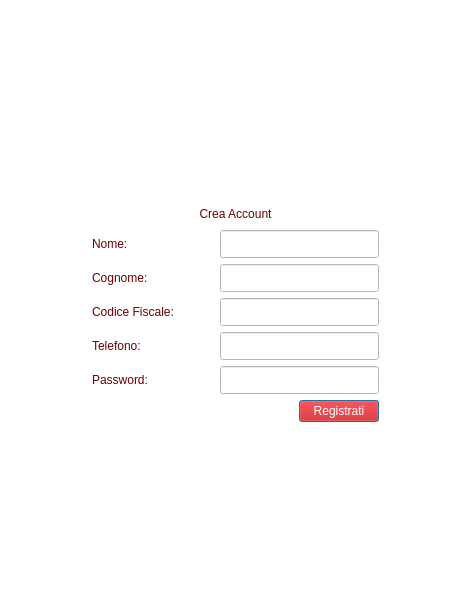
<?xml version="1.0" encoding="UTF-8"?>
<ui version="4.0">
 <class>Dialog</class>
 <widget class="QDialog" name="Dialog">
  <property name="geometry">
   <rect>
    <x>0</x>
    <y>0</y>
    <width>470</width>
    <height>600</height>
   </rect>
  </property>
  <property name="minimumSize">
   <size>
    <width>470</width>
    <height>600</height>
   </size>
  </property>
  <property name="maximumSize">
   <size>
    <width>470</width>
    <height>600</height>
   </size>
  </property>
  <property name="windowTitle">
   <string>Creazione Account</string>
  </property>
  <property name="windowIcon">
   <iconset>
    <normaloff>../../../../Elegant logo.png</normaloff>../../../../Elegant logo.png</iconset>
  </property>
  <property name="styleSheet">
   <string notr="true">background-color: rgb(255,255,255);</string>
  </property>
  <layout class="QGridLayout" name="gridLayout">
   <item row="2" column="0">
    <spacer name="horizontalSpacer_5">
     <property name="orientation">
      <enum>Qt::Horizontal</enum>
     </property>
     <property name="sizeHint" stdset="0">
      <size>
       <width>40</width>
       <height>20</height>
      </size>
     </property>
    </spacer>
   </item>
   <item row="3" column="1">
    <layout class="QHBoxLayout" name="layout_3">
     <item>
      <layout class="QVBoxLayout" name="verticalLayout">
       <item>
        <widget class="QLabel" name="label_2">
         <property name="styleSheet">
          <string notr="true">color: rgb(109,0,0);
font: 20pt &quot;Segoe UI&quot;;</string>
         </property>
         <property name="text">
          <string>Nome:</string>
         </property>
        </widget>
       </item>
       <item>
        <widget class="QLabel" name="label_3">
         <property name="styleSheet">
          <string notr="true">color: rgb(109,0,0);
font: 20pt &quot;Segoe UI&quot;;</string>
         </property>
         <property name="text">
          <string>Cognome:</string>
         </property>
        </widget>
       </item>
       <item>
        <widget class="QLabel" name="label_5">
         <property name="styleSheet">
          <string notr="true">color: rgb(109,0,0);
font: 20pt &quot;Segoe UI&quot;;</string>
         </property>
         <property name="text">
          <string>Codice Fiscale:</string>
         </property>
        </widget>
       </item>
       <item>
        <widget class="QLabel" name="label_7">
         <property name="styleSheet">
          <string notr="true">color: rgb(109,0,0);
font: 20pt &quot;Segoe UI&quot;;</string>
         </property>
         <property name="text">
          <string>Telefono:</string>
         </property>
        </widget>
       </item>
       <item>
        <widget class="QLabel" name="label_6">
         <property name="styleSheet">
          <string notr="true">color: rgb(109,0,0);
font: 20pt &quot;Segoe UI&quot;;</string>
         </property>
         <property name="text">
          <string>Password:</string>
         </property>
        </widget>
       </item>
      </layout>
     </item>
     <item>
      <spacer name="horizontalSpacer_4">
       <property name="orientation">
        <enum>Qt::Horizontal</enum>
       </property>
       <property name="sizeHint" stdset="0">
        <size>
         <width>40</width>
         <height>20</height>
        </size>
       </property>
      </spacer>
     </item>
     <item>
      <layout class="QVBoxLayout" name="verticalLayout_2">
       <item>
        <widget class="QLineEdit" name="nome">
         <property name="sizePolicy">
          <sizepolicy hsizetype="MinimumExpanding" vsizetype="Minimum">
           <horstretch>0</horstretch>
           <verstretch>0</verstretch>
          </sizepolicy>
         </property>
         <property name="font">
          <font>
           <pointsize>13</pointsize>
          </font>
         </property>
         <property name="styleSheet">
          <string notr="true">color: rgb(104,0,0)
</string>
         </property>
        </widget>
       </item>
       <item>
        <widget class="QLineEdit" name="cognome">
         <property name="sizePolicy">
          <sizepolicy hsizetype="MinimumExpanding" vsizetype="Minimum">
           <horstretch>0</horstretch>
           <verstretch>0</verstretch>
          </sizepolicy>
         </property>
         <property name="font">
          <font>
           <pointsize>13</pointsize>
          </font>
         </property>
         <property name="styleSheet">
          <string notr="true">color: rgb(104,0,0)
</string>
         </property>
        </widget>
       </item>
       <item>
        <widget class="QLineEdit" name="cf">
         <property name="sizePolicy">
          <sizepolicy hsizetype="MinimumExpanding" vsizetype="Minimum">
           <horstretch>0</horstretch>
           <verstretch>0</verstretch>
          </sizepolicy>
         </property>
         <property name="font">
          <font>
           <pointsize>13</pointsize>
          </font>
         </property>
         <property name="styleSheet">
          <string notr="true">color: rgb(104,0,0)

</string>
         </property>
        </widget>
       </item>
       <item>
        <widget class="QLineEdit" name="telefono">
         <property name="sizePolicy">
          <sizepolicy hsizetype="MinimumExpanding" vsizetype="Minimum">
           <horstretch>0</horstretch>
           <verstretch>0</verstretch>
          </sizepolicy>
         </property>
         <property name="font">
          <font>
           <pointsize>13</pointsize>
          </font>
         </property>
         <property name="styleSheet">
          <string notr="true">color: rgb(104,0,0)
</string>
         </property>
        </widget>
       </item>
       <item>
        <widget class="QLineEdit" name="password">
         <property name="sizePolicy">
          <sizepolicy hsizetype="MinimumExpanding" vsizetype="Minimum">
           <horstretch>0</horstretch>
           <verstretch>0</verstretch>
          </sizepolicy>
         </property>
         <property name="font">
          <font>
           <pointsize>13</pointsize>
          </font>
         </property>
         <property name="styleSheet">
          <string notr="true">color: rgb(104,0,0)
</string>
         </property>
         <property name="echoMode">
          <enum>QLineEdit::Password</enum>
         </property>
        </widget>
       </item>
      </layout>
     </item>
    </layout>
   </item>
   <item row="4" column="1">
    <layout class="QHBoxLayout" name="horizontalLayout_3">
     <item>
      <spacer name="horizontalSpacer">
       <property name="orientation">
        <enum>Qt::Horizontal</enum>
       </property>
       <property name="sizeHint" stdset="0">
        <size>
         <width>40</width>
         <height>20</height>
        </size>
       </property>
      </spacer>
     </item>
     <item>
      <widget class="QPushButton" name="signupbutton">
       <property name="font">
        <font>
         <pointsize>9</pointsize>
        </font>
       </property>
       <property name="styleSheet">
        <string notr="true">font-size:14; color:white;background-color:rgb(204,0,0)
</string>
       </property>
       <property name="text">
        <string>Registrati</string>
       </property>
      </widget>
     </item>
    </layout>
   </item>
   <item row="2" column="1">
    <layout class="QVBoxLayout" name="layout_2">
     <item>
      <widget class="QLabel" name="label">
       <property name="styleSheet">
        <string notr="true">color: rgb(109,0,0);
font: 28pt &quot;Segoe UI&quot;;</string>
       </property>
       <property name="text">
        <string>Crea Account</string>
       </property>
       <property name="alignment">
        <set>Qt::AlignCenter</set>
       </property>
      </widget>
     </item>
    </layout>
   </item>
   <item row="1" column="1">
    <layout class="QHBoxLayout" name="horizontalLayout_2">
     <item>
      <spacer name="horizontalSpacer_2">
       <property name="orientation">
        <enum>Qt::Horizontal</enum>
       </property>
       <property name="sizeHint" stdset="0">
        <size>
         <width>40</width>
         <height>20</height>
        </size>
       </property>
      </spacer>
     </item>
     <item>
      <widget class="QLabel" name="label_4">
       <property name="text">
        <string/>
       </property>
       <property name="pixmap">
        <pixmap>../../logo.png</pixmap>
       </property>
       <property name="scaledContents">
        <bool>true</bool>
       </property>
      </widget>
     </item>
     <item>
      <spacer name="horizontalSpacer_3">
       <property name="orientation">
        <enum>Qt::Horizontal</enum>
       </property>
       <property name="sizeHint" stdset="0">
        <size>
         <width>40</width>
         <height>20</height>
        </size>
       </property>
      </spacer>
     </item>
    </layout>
   </item>
   <item row="0" column="1">
    <spacer name="verticalSpacer">
     <property name="orientation">
      <enum>Qt::Vertical</enum>
     </property>
     <property name="sizeHint" stdset="0">
      <size>
       <width>20</width>
       <height>40</height>
      </size>
     </property>
    </spacer>
   </item>
   <item row="5" column="1">
    <spacer name="verticalSpacer_2">
     <property name="orientation">
      <enum>Qt::Vertical</enum>
     </property>
     <property name="sizeHint" stdset="0">
      <size>
       <width>20</width>
       <height>40</height>
      </size>
     </property>
    </spacer>
   </item>
   <item row="2" column="2">
    <spacer name="horizontalSpacer_6">
     <property name="orientation">
      <enum>Qt::Horizontal</enum>
     </property>
     <property name="sizeHint" stdset="0">
      <size>
       <width>40</width>
       <height>20</height>
      </size>
     </property>
    </spacer>
   </item>
  </layout>
 </widget>
 <resources/>
 <connections/>
</ui>
